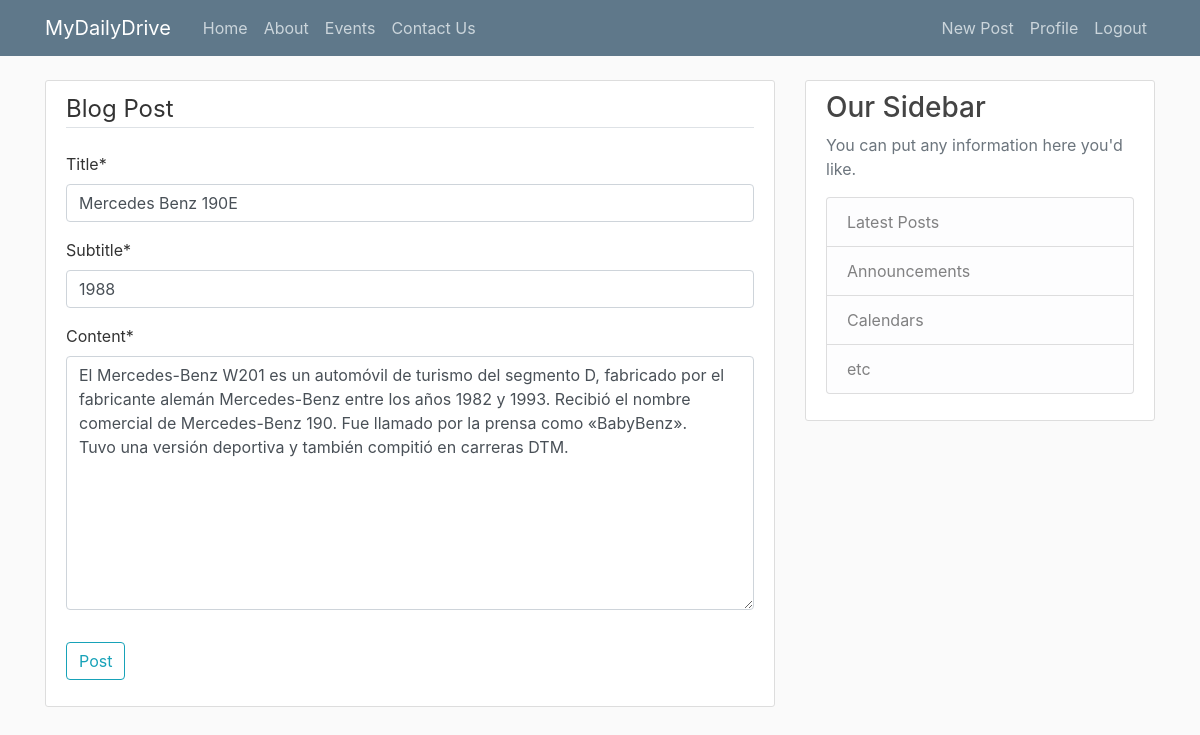
The page /post/14/update (signed in) on the database its author committed.
### blog/models.py (models this page shows, shortened)
class Post(models.Model):
    title = models.CharField(max_length=100)
    subtitle = models.CharField(max_length=100, default="")
    content= models.TextField()
    date_posted = models.DateTimeField(default=timezone.now)
    author = models.ForeignKey(User, on_delete=models.CASCADE)

### blog/views.py (the view, shortened to what this page needs)
# urls.py: path('post/<int:pk>/update', PostUpdateView.as_view(), name='post-update'),
class PostUpdateView(LoginRequiredMixin, UserPassesTestMixin, UpdateView):
    model = Post
    fields = ['title', 'subtitle', 'content']
    def test_func(self):
        post = self.get_object()
        if self.request.user == post.author:
            return True
        return False

### blog/templates/blog/post_form.html (shortened to what this page needs)
{% extends "blog/base.html" %}
{% load crispy_forms_tags %}
{% block content %}
    <div class="content-section">
        <form method="POST">
            <fieldset class="form-group">
                <legend class="border-bottom mb-4">Blog Post</legend>
                {{ form|crispy }}
            </fieldset>
            <div class="form-group">
                <button class="btn btn-outline-info" type="submit">Post</button>
            </div>
        </form>
    </div>
{% endblock content %}

### blog/templates/blog/base.html (shortened to what this page needs)
{% load static %}
<!DOCTYPE html>
<html lang="en">
<head>
     <link rel="stylesheet" href="https://cdn.jsdelivr.net/npm/bootstrap@4.0.0/dist/css/bootstrap.min.css">
    <link rel="stylesheet" type="text/css" href="{% static 'blog/main.css' %}">
</head>
<body>
    <header class="site-header">
        <nav class="navbar navbar-expand-md navbar-dark bg-steel fixed-top">
          <div class="container">
            <a class="navbar-brand mr-4" href="{% url 'blog-home' %}">MyDailyDrive</a>
            <div class="collapse navbar-collapse" id="navbarToggle">
              <div class="navbar-nav mr-auto">
                <a class="nav-item nav-link" href="{% url 'blog-home' %}">Home</a>
                <a class="nav-item nav-link" href="{% url 'blog-about' %}">About</a>
                <a class="nav-item nav-link" href="{% url 'blog-events' %}">Events</a>
                <a class="nav-item nav-link" href="{% url 'blog-contactUs' %}">Contact Us</a>
              </div>
              <div class="navbar-nav">
                {% if user.is_authenticated %}
                  <a class="nav-item nav-link" href="{% url 'post-create' %}">New Post</a>
                  <a class="nav-item nav-link" href="{% url 'profile' %}">Profile</a>
                  <a class="nav-item nav-link" href="{% url 'logout' %}">Logout</a>
                {% else %}
                  <a class="nav-item nav-link" href="{% url 'login' %}">Login</a>
                  <a class="nav-item nav-link" href="{% url 'register' %}">Register</a>
                {% endif %}
              </div>
            </div>
          </div>
        </nav>
      </header>
      <main role="main" class="container">
        <div class="row">
          <div class="col-md-8">
            {% block content %}{% endblock %}
          </div>
          <div class="col-md-4">
            <div class="content-section">
              <h3>Our Sidebar</h3>
              <p class='text-muted'>You can put any information here you'd like.
                <ul class="list-group">
                  <li class="list-group-item list-group-item-light">Latest Posts</li>
                  <li class="list-group-item list-group-item-light">Announcements</li>
                  <li class="list-group-item list-group-item-light">Calendars</li>
                  <li class="list-group-item list-group-item-light">etc</li>
                </ul>
              </p>
            </div>
          </div>
        </div>
      </main>
</body>
</html>

### blog/static/blog/main.css (style rules this page uses)
body { background: #fafafa; color: #333333; margin-top: 5rem; }
h1, h2, h3, h4, h5, h6 { color: #444444; }
ul { margin: 0; }
.bg-steel { background-color: #5f788a; }
.site-header .navbar-nav .nav-link { color: #cbd5db; }
.content-section { background: #ffffff; padding: 10px 20px; border: 1px solid #dddddd; border-radius: 3px; margin-bottom: 20px; }

### rows shown on the page
Post: title "Mercedes Benz 190E", subtitle "1988", content "El Mercedes-Benz W201 es un automóvil de turismo del segmento D, fabricado por el fabricante alemán Mercedes-Benz entre los años 1982 y 1993. Recibió el nombre comercial de Mercedes-Benz 190. Fue llamado por la prensa como «BabyBenz». Tuvo una versión deportiva y también compitió en carreras DTM."
